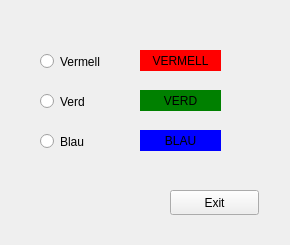
<?xml version="1.0" encoding="UTF-8"?>
<ui version="4.0">
 <class>EscullColor</class>
 <widget class="QWidget" name="EscullColor">
  <property name="geometry">
   <rect>
    <x>0</x>
    <y>0</y>
    <width>290</width>
    <height>245</height>
   </rect>
  </property>
  <property name="windowTitle">
   <string>EscullColor</string>
  </property>
  <widget class="QRadioButton" name="radioButton">
   <property name="geometry">
    <rect>
     <x>40</x>
     <y>50</y>
     <width>112</width>
     <height>23</height>
    </rect>
   </property>
   <property name="text">
    <string>Vermell</string>
   </property>
  </widget>
  <widget class="QRadioButton" name="radioButton_2">
   <property name="geometry">
    <rect>
     <x>40</x>
     <y>90</y>
     <width>112</width>
     <height>23</height>
    </rect>
   </property>
   <property name="text">
    <string>Verd</string>
   </property>
  </widget>
  <widget class="QRadioButton" name="radioButton_3">
   <property name="geometry">
    <rect>
     <x>40</x>
     <y>130</y>
     <width>112</width>
     <height>23</height>
    </rect>
   </property>
   <property name="text">
    <string>Blau</string>
   </property>
  </widget>
  <widget class="QLabel" name="label">
   <property name="geometry">
    <rect>
     <x>140</x>
     <y>50</y>
     <width>81</width>
     <height>21</height>
    </rect>
   </property>
   <property name="styleSheet">
    <string notr="true">background-color: red;</string>
   </property>
   <property name="text">
    <string>VERMELL</string>
   </property>
   <property name="alignment">
    <set>Qt::AlignCenter</set>
   </property>
  </widget>
  <widget class="QLabel" name="label_2">
   <property name="geometry">
    <rect>
     <x>140</x>
     <y>90</y>
     <width>81</width>
     <height>21</height>
    </rect>
   </property>
   <property name="styleSheet">
    <string notr="true">background-color: green
;</string>
   </property>
   <property name="text">
    <string>VERD</string>
   </property>
   <property name="alignment">
    <set>Qt::AlignCenter</set>
   </property>
  </widget>
  <widget class="QLabel" name="label_3">
   <property name="geometry">
    <rect>
     <x>140</x>
     <y>130</y>
     <width>81</width>
     <height>21</height>
    </rect>
   </property>
   <property name="styleSheet">
    <string notr="true">background-color: blue;</string>
   </property>
   <property name="text">
    <string>BLAU</string>
   </property>
   <property name="alignment">
    <set>Qt::AlignCenter</set>
   </property>
  </widget>
  <widget class="QPushButton" name="pushButton">
   <property name="geometry">
    <rect>
     <x>170</x>
     <y>190</y>
     <width>89</width>
     <height>25</height>
    </rect>
   </property>
   <property name="text">
    <string>Exit</string>
   </property>
  </widget>
 </widget>
 <resources/>
 <connections>
  <connection>
   <sender>radioButton</sender>
   <signal>clicked()</signal>
   <receiver>label_2</receiver>
   <slot>hide()</slot>
   <hints>
    <hint type="sourcelabel">
     <x>68</x>
     <y>62</y>
    </hint>
    <hint type="destinationlabel">
     <x>173</x>
     <y>100</y>
    </hint>
   </hints>
  </connection>
  <connection>
   <sender>radioButton</sender>
   <signal>clicked()</signal>
   <receiver>label_3</receiver>
   <slot>hide()</slot>
   <hints>
    <hint type="sourcelabel">
     <x>70</x>
     <y>53</y>
    </hint>
    <hint type="destinationlabel">
     <x>202</x>
     <y>135</y>
    </hint>
   </hints>
  </connection>
  <connection>
   <sender>radioButton_2</sender>
   <signal>clicked()</signal>
   <receiver>label</receiver>
   <slot>hide()</slot>
   <hints>
    <hint type="sourcelabel">
     <x>42</x>
     <y>104</y>
    </hint>
    <hint type="destinationlabel">
     <x>174</x>
     <y>52</y>
    </hint>
   </hints>
  </connection>
  <connection>
   <sender>radioButton_2</sender>
   <signal>clicked()</signal>
   <receiver>label_2</receiver>
   <slot>show()</slot>
   <hints>
    <hint type="sourcelabel">
     <x>46</x>
     <y>100</y>
    </hint>
    <hint type="destinationlabel">
     <x>192</x>
     <y>100</y>
    </hint>
   </hints>
  </connection>
  <connection>
   <sender>radioButton_2</sender>
   <signal>clicked()</signal>
   <receiver>label_3</receiver>
   <slot>hide()</slot>
   <hints>
    <hint type="sourcelabel">
     <x>54</x>
     <y>109</y>
    </hint>
    <hint type="destinationlabel">
     <x>164</x>
     <y>141</y>
    </hint>
   </hints>
  </connection>
  <connection>
   <sender>radioButton_3</sender>
   <signal>clicked()</signal>
   <receiver>label</receiver>
   <slot>hide()</slot>
   <hints>
    <hint type="sourcelabel">
     <x>58</x>
     <y>140</y>
    </hint>
    <hint type="destinationlabel">
     <x>161</x>
     <y>58</y>
    </hint>
   </hints>
  </connection>
  <connection>
   <sender>radioButton_3</sender>
   <signal>clicked()</signal>
   <receiver>label_2</receiver>
   <slot>hide()</slot>
   <hints>
    <hint type="sourcelabel">
     <x>71</x>
     <y>141</y>
    </hint>
    <hint type="destinationlabel">
     <x>160</x>
     <y>98</y>
    </hint>
   </hints>
  </connection>
  <connection>
   <sender>radioButton_3</sender>
   <signal>clicked()</signal>
   <receiver>label_3</receiver>
   <slot>show()</slot>
   <hints>
    <hint type="sourcelabel">
     <x>64</x>
     <y>146</y>
    </hint>
    <hint type="destinationlabel">
     <x>182</x>
     <y>138</y>
    </hint>
   </hints>
  </connection>
  <connection>
   <sender>pushButton</sender>
   <signal>clicked()</signal>
   <receiver>EscullColor</receiver>
   <slot>close()</slot>
   <hints>
    <hint type="sourcelabel">
     <x>234</x>
     <y>200</y>
    </hint>
    <hint type="destinationlabel">
     <x>256</x>
     <y>290</y>
    </hint>
   </hints>
  </connection>
  <connection>
   <sender>radioButton</sender>
   <signal>clicked()</signal>
   <receiver>label</receiver>
   <slot>show()</slot>
   <hints>
    <hint type="sourcelabel">
     <x>49</x>
     <y>62</y>
    </hint>
    <hint type="destinationlabel">
     <x>210</x>
     <y>52</y>
    </hint>
   </hints>
  </connection>
 </connections>
</ui>
